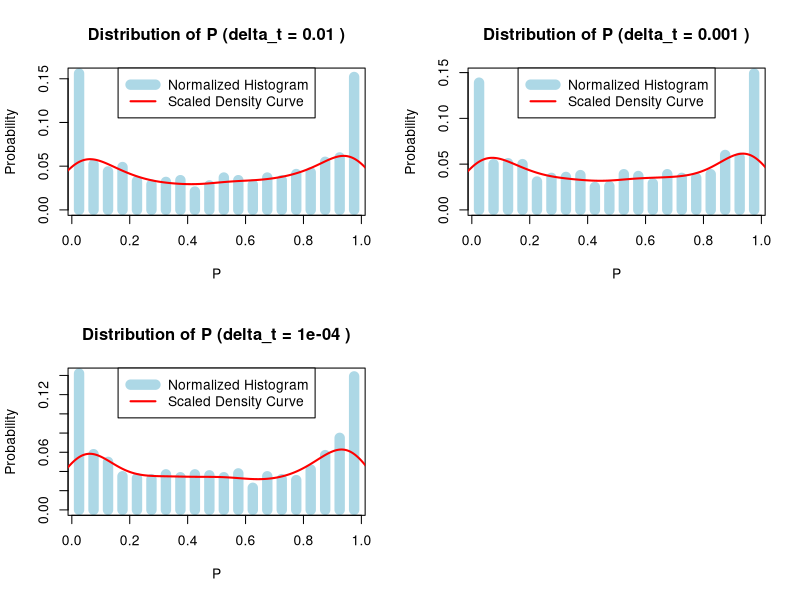

R code for this plot: (Note: a time limit stopped this script after it produced the figure.)
n <- 1000
m <- 4
delta_t_values <- vector()
val <- 0.01

# Create delta_t values by successively dividing val by 10
for(i in 1:m) {
  delta_t_values <- c(delta_t_values, val)
  val <- val / 10
}

# Initialize data frame for summary statistics
summary_stats <- data.frame(delta_t = numeric(), mean_proportion = numeric(), var_proportion = numeric())

# Initialize plot layout
par(mfrow = c(2, ceiling(length(delta_t_values) / 2)))

# Loop over each delta_t value
for(delta_t in delta_t_values) {
  # Initialize p for each delta_t
  p <- numeric(n)  # Preallocate for efficiency
  
  # Run n simulations for each delta_t
  for(i in 1:n) {
    count <- 0
    temp <- 0
    
    # Track temperature changes over time intervals (1 / delta_t steps)
    for(t in 1:(1 / delta_t)) {
      temp_increase <- rnorm(1, mean = 0, sd = sqrt(delta_t))  # Use sqrt(delta_t) for accurate scaling
      temp <- temp + temp_increase
      if (temp > 0) count <- count + 1
    }
    
    # Store the proportion of positive temperatures
    p[i] <- count * delta_t
  }
  
  # Calculate summary statistics
  mean_proportion <- mean(p)
  var_proportion <- var(p)
  
  # Append summary statistics to data frame
  summary_stats <- rbind(summary_stats, data.frame(delta_t = delta_t, mean_proportion = mean_proportion, var_proportion = var_proportion))
  
  # Compute histogram with probabilities
  hist_data <- hist(
    p, breaks = 30, plot = FALSE  # Get histogram data without plotting
  )
  normalized_counts <- hist_data$counts / sum(hist_data$counts)  # Normalize to probabilities
  
  # Plot the normalized histogram
  plot(
    hist_data$mids, normalized_counts, type = "h", lwd = 10, col = "lightblue",
    main = paste("Distribution of P (delta_t =", delta_t, ")"),
    xlab = "P", ylab = "Probability", ylim = c(0, max(normalized_counts))
  )
  
  # Compute density curve and rescale to match histogram scale
  dens <- density(p)
  scaled_density <- dens$y * (sum(normalized_counts) * diff(hist_data$breaks)[1])
  
  # Overlay rescaled density curve
  lines(dens$x, scaled_density, col = "red", lwd = 2)
  
  legend("top", legend = c("Normalized Histogram", "Scaled Density Curve"),
         col = c("lightblue", "red"), lty = c(1, 1), lwd = c(10, 2), 
         xpd = TRUE, inset = c(-0.3, 0))  # inset moves the legend outside to the right
  
}

# Print summary statistics table
print(summary_stats)
